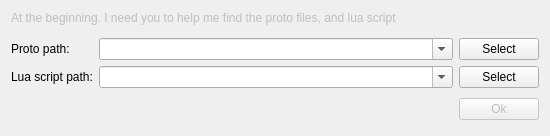
<?xml version="1.0" encoding="UTF-8"?>
<ui version="4.0">
 <class>SettingDlg</class>
 <widget class="QDialog" name="SettingDlg">
  <property name="geometry">
   <rect>
    <x>0</x>
    <y>0</y>
    <width>550</width>
    <height>136</height>
   </rect>
  </property>
  <property name="windowTitle">
   <string>Select proto path</string>
  </property>
  <layout class="QGridLayout" name="gridLayout">
   <item row="0" column="0">
    <widget class="QLabel" name="label_3">
     <property name="enabled">
      <bool>false</bool>
     </property>
     <property name="font">
      <font>
       <family>Arial</family>
       <pointsize>9</pointsize>
      </font>
     </property>
     <property name="text">
      <string>&lt;html&gt;&lt;head/&gt;&lt;body&gt;&lt;p&gt;At the beginning. I need you to help me find the proto files, and lua script&lt;/p&gt;&lt;/body&gt;&lt;/html&gt;</string>
     </property>
     <property name="textFormat">
      <enum>Qt::AutoText</enum>
     </property>
     <property name="alignment">
      <set>Qt::AlignLeading|Qt::AlignLeft|Qt::AlignTop</set>
     </property>
     <property name="wordWrap">
      <bool>false</bool>
     </property>
    </widget>
   </item>
   <item row="1" column="0">
    <layout class="QFormLayout" name="formLayout">
     <item row="0" column="0">
      <widget class="QLabel" name="label">
       <property name="text">
        <string>Proto path:</string>
       </property>
      </widget>
     </item>
     <item row="1" column="0">
      <widget class="QLabel" name="label_4">
       <property name="text">
        <string>Lua script path:</string>
       </property>
      </widget>
     </item>
     <item row="0" column="1">
      <layout class="QHBoxLayout" name="horizontalLayout_4">
       <item>
        <widget class="QComboBox" name="cbProtoPath">
         <property name="sizePolicy">
          <sizepolicy hsizetype="Expanding" vsizetype="Fixed">
           <horstretch>0</horstretch>
           <verstretch>0</verstretch>
          </sizepolicy>
         </property>
         <property name="editable">
          <bool>true</bool>
         </property>
        </widget>
       </item>
       <item>
        <widget class="QPushButton" name="btnProtoPath">
         <property name="text">
          <string>Select</string>
         </property>
        </widget>
       </item>
      </layout>
     </item>
     <item row="1" column="1">
      <layout class="QHBoxLayout" name="horizontalLayout_2">
       <item>
        <widget class="QComboBox" name="cbScriptPath">
         <property name="sizePolicy">
          <sizepolicy hsizetype="Expanding" vsizetype="Fixed">
           <horstretch>0</horstretch>
           <verstretch>0</verstretch>
          </sizepolicy>
         </property>
         <property name="editable">
          <bool>true</bool>
         </property>
        </widget>
       </item>
       <item>
        <widget class="QPushButton" name="btnScript">
         <property name="text">
          <string>Select</string>
         </property>
        </widget>
       </item>
      </layout>
     </item>
    </layout>
   </item>
   <item row="2" column="0">
    <layout class="QHBoxLayout" name="horizontalLayout">
     <item>
      <spacer name="spacer">
       <property name="orientation">
        <enum>Qt::Horizontal</enum>
       </property>
       <property name="sizeHint" stdset="0">
        <size>
         <width>131</width>
         <height>31</height>
        </size>
       </property>
      </spacer>
     </item>
     <item>
      <widget class="QPushButton" name="okButton">
       <property name="enabled">
        <bool>false</bool>
       </property>
       <property name="text">
        <string>Ok</string>
       </property>
       <property name="default">
        <bool>true</bool>
       </property>
      </widget>
     </item>
    </layout>
   </item>
  </layout>
 </widget>
 <resources/>
 <connections>
  <connection>
   <sender>okButton</sender>
   <signal>clicked()</signal>
   <receiver>SettingDlg</receiver>
   <slot>accept()</slot>
   <hints>
    <hint type="sourcelabel">
     <x>449</x>
     <y>189</y>
    </hint>
    <hint type="destinationlabel">
     <x>288</x>
     <y>107</y>
    </hint>
   </hints>
  </connection>
 </connections>
</ui>
